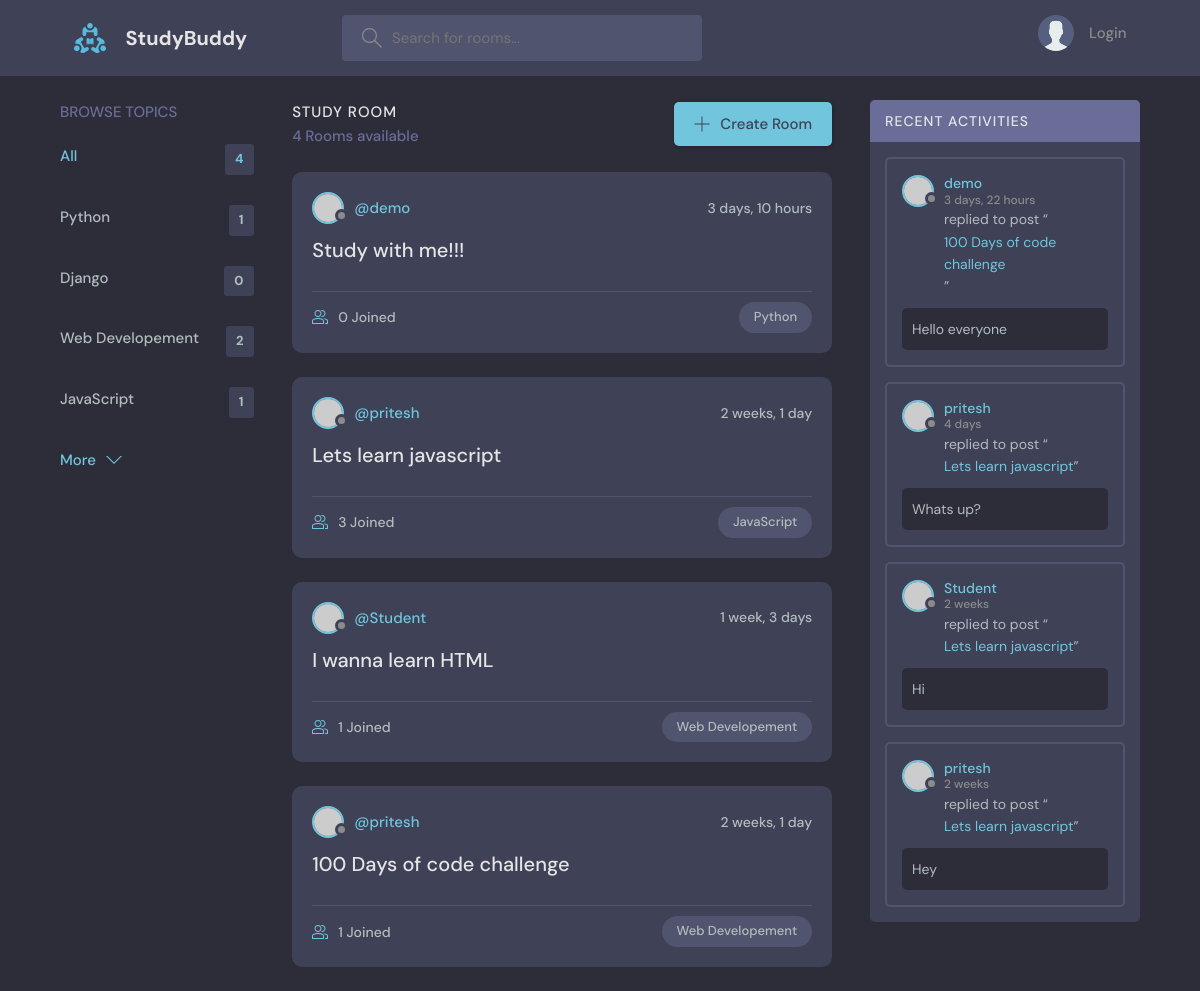
/, run on an earlier commit of the app's database.
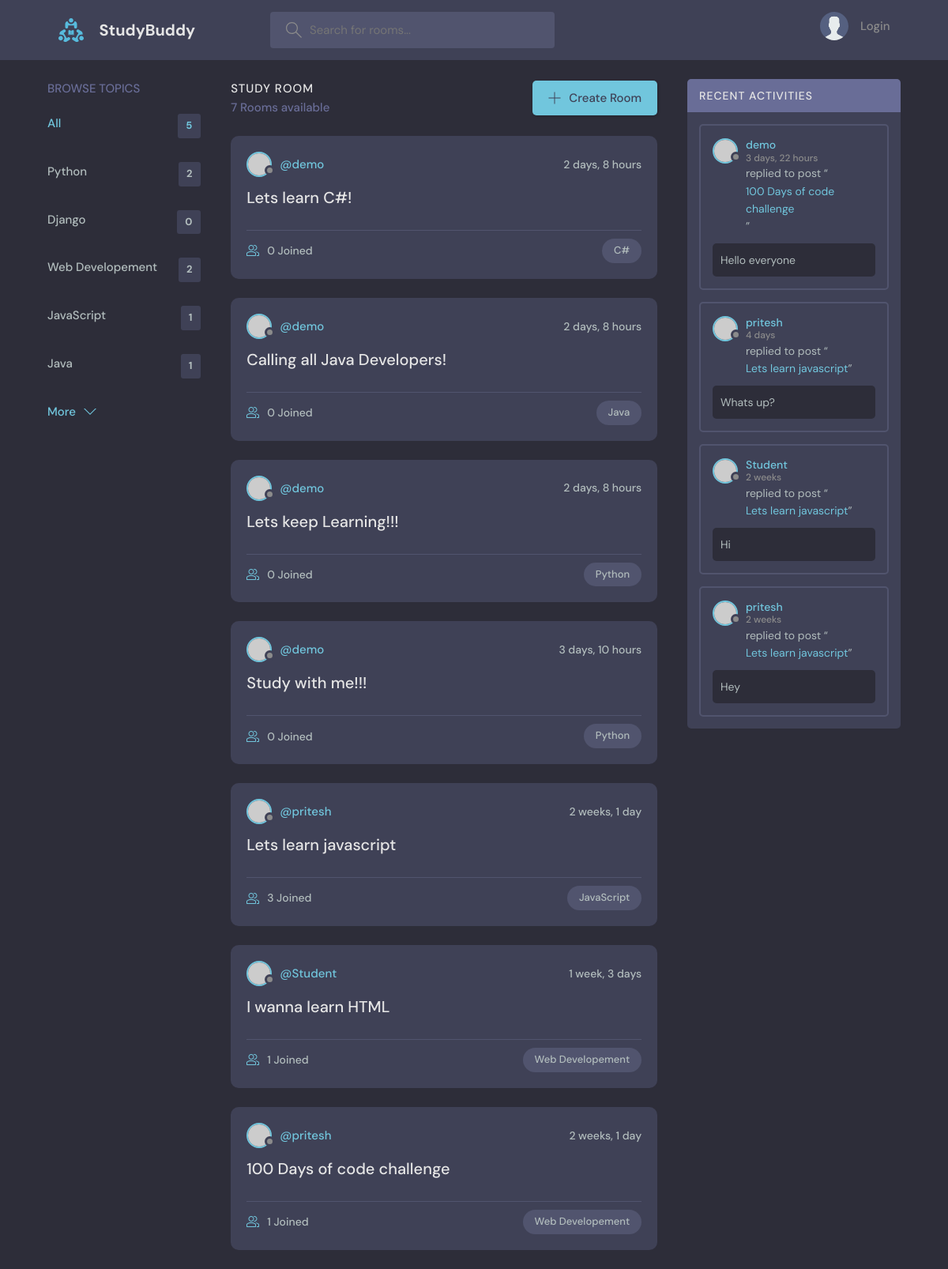
And on a later commit of the database.
### base/models.py (models this page shows)
class Topic(models.Model):
    name = models.CharField(max_length=200)
    def __str__(self):
        return self.name

class Room(models.Model):
    host = models.ForeignKey(User, on_delete=models.SET_NULL, null=True)
    topic =  models.ForeignKey(Topic, on_delete=models.SET_NULL, null=True)
    name = models.CharField(max_length=200)
    description = models.TextField(null=True, blank=True)
    participants = models.ManyToManyField(User, related_name='participants', blank=True)
    updated =  models.DateTimeField(auto_now=True)
    created =  models.DateTimeField(auto_now_add=True)
    class Meta:
        ordering = ['-updated', '-created']
    def __str__(self):
        return str(self.name)

class Message(models.Model):
    user = models.ForeignKey(User, on_delete=models.CASCADE)
    room = models.ForeignKey(Room, on_delete=models.CASCADE)
    body = models.TextField()
    updated =  models.DateTimeField(auto_now=True)
    created =  models.DateTimeField(auto_now_add=True)
    class Meta:
        ordering = ['-updated', '-created']
    def __str__(self):
        return self.body[0:50]

### base/views.py (the view)
# urls.py: path("", views.home, name="Home"),
def home(request):
    q = request.GET.get("q") if request.GET.get("q") != None else ""
    rooms = Room.objects.filter(
        Q(topic__name__contains=q) | Q(name__icontains=q) | Q(description__icontains=q)
    )
    topics = Topic.objects.all()[0:5]
    room_count = rooms.count()
    room_messages = Message.objects.filter(Q(room__topic__name__icontains = q))
    context = {"rooms": rooms, "topics": topics, "room_count": room_count, "room_messages": room_messages}
    return render(request, "base/home.html", context)

### base/templates/base/home.html (shortened to what this page needs)
{% extends 'main.html' %} {% block content %}
<main class="layout layout--3">
  <div class="container">
    {% include 'base/topics_component.html' %}
    <div class="roomList">
      <div class="roomList__header">
        <div>
          <h2>Study Room</h2>
          <p>{{room_count}} Rooms available</p>
        </div>
        <a class="btn btn--main" href="{% url 'create-room' %}">
          <svg
            version="1.1"
            xmlns="http://www.w3.org/2000/svg"
            width="32"
            height="32"
            viewBox="0 0 32 32"
          >
            <title>add</title>
            <path
              d="M16.943 0.943h-1.885v14.115h-14.115v1.885h14.115v14.115h1.885v-14.115h14.115v-1.885h-14.115v-14.115z"
            ></path>
          </svg>
          Create Room
        </a>
      </div>
      {% include 'base/feed_component.html' %}
    </div>
    {% include 'base/activity_component.html' %}
  </div>
</main>
{% endblock content %}

### base/templates/base/topics_component.html
<div class="topics">
  <div class="topics__header">
    <h2>Browse Topics</h2>
  </div>
  <ul class="topics__list">
    <li>
      <a href="{% url 'Home' %}" class="active"
        >All <span>{{topics.count }}</span></a
      >
    </li>
    {% for topic in topics %}
    <li>
      <a href="{% url 'Home' %}?q={{topic.name}}"
        >{{topic.name}} <span>{{topic.room_set.all.count}}</span></a
      >
    </li>
    {% endfor %}
  </ul>
  <a class="btn btn--link" href="{% url 'topics' %}">
    More
    <svg
      version="1.1"
      xmlns="http://www.w3.org/2000/svg"
      width="32"
      height="32"
      viewBox="0 0 32 32"
    >
      <title>chevron-down</title>
      <path d="M16 21l-13-13h-3l16 16 16-16h-3l-13 13z"></path>
    </svg>
  </a>
</div>

### base/templates/base/feed_component.html (shortened to what this page needs)
{% for room in rooms %}
<div class="roomListRoom">
  <div class="roomListRoom__header">
    <a
      href="{% url 'user-profile' room.host.id %}"
      class="roomListRoom__author"
    >
      <div class="avatar avatar--small">
        <img src="https://randomuser.me/api/portraits/women/11.jpg" />
      </div>
      <span>@{{room.host.username}}</span>
    </a>
    <div class="roomListRoom__actions">
      <span>{{room.created | timesince}}</span>
    </div>
  </div>
  <div class="roomListRoom__content">
    <a href="{% url 'Room' room.id %}">{{room.name}}</a>
  </div>
  <div class="roomListRoom__meta">
    <a href="{% url 'Room' room.id %}" class="roomListRoom__joined">
      {{room.participants.all.count}} Joined
    </a>
    <p class="roomListRoom__topic">{{room.topic}}</p>
  </div>
</div>
{% endfor %}

### base/templates/base/activity_component.html (shortened to what this page needs)
<div class="activities">
  <div class="activities__header">
    <h2>Recent Activities</h2>
  </div>
  {% for message in room_messages %}
  <div class="activities__box">
    <div class="activities__boxHeader roomListRoom__header">
      <a
        href="{% url 'user-profile' message.user.id %}"
        class="roomListRoom__author"
      >
        <div class="avatar avatar--small">
          <img src="https://randomuser.me/api/portraits/women/11.jpg" />
        </div>
        <p>
          {{message.user}}
          <span>{{message.created | timesince}}</span>
        </p>
      </a>
    </div>
    <div class="activities__boxContent">
      <p>
        replied to post “
        <a href="{% url 'Room' message.room.id %}">{{ message.room }}</a>”
      </p>
      <div class="activities__boxRoomContent">{{message}}</div>
    </div>
  </div>
  {% endfor %}
</div>

What changed in the data, as far as the page shows it:
computed for Topic "Python": room_set.all.count "1" → "2"
added Topic: name "Java", room_set.all.count "1"
added Room: host.username "demo", created "2 days, 8 hours", name "Lets learn C#!", participants.all.count "0", topic "C#"
added Room: host.username "demo", created "2 days, 8 hours", name "Calling all Java Developers!", participants.all.count "0", topic "Java"
added Room: host.username "demo", created "2 days, 8 hours", name "Lets keep Learning!!!", participants.all.count "0", topic "Python"
Also different on the page:
{{ topics.count }}: "4" → "5"
{{ room_count }}: "4" → "7"
